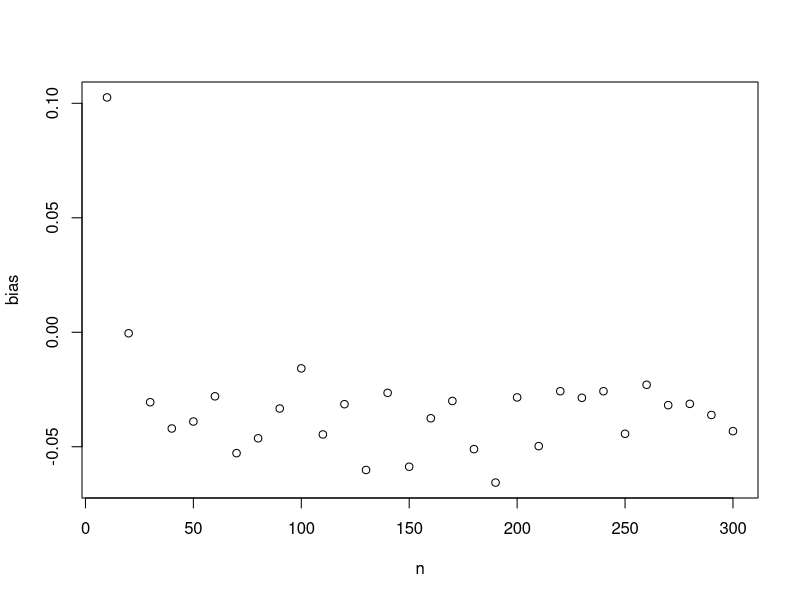
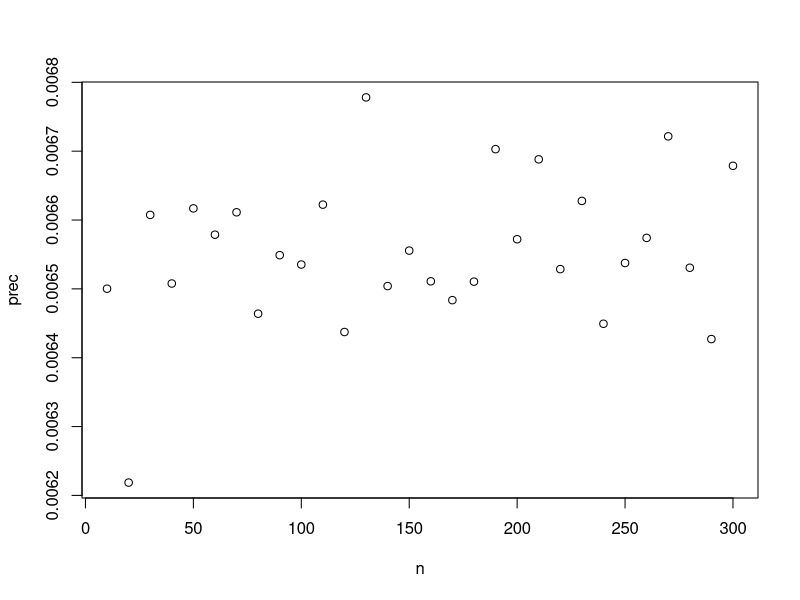

These figures' R source, in order:
## ---- chunk 1
a<-5
b<-0.003
n<-seq(10,300,by=10)
disp<-c(0,1,by=0.1)
combos<-expand.grid(
    n=n,
    disp=disp,
    rep=c(1:100),
    bias=0,
    prec=0)

for(i in 1:nrow(combos))
    {
    tl<-runif(n,800,1200)
    ln_eggs<-rnorm(combos$n[i],
        a+b*tl,
        combos$disp[i])
    eggs<- rpois(n,exp(ln_eggs))

    #plot(ln_eggs~tl)
    #plot(eggs~tl)
    fit<-glm(eggs~tl,family="poisson")

    combos$bias[i]<-mean((c(a,b)-coef(fit))/c(a,b))
    combos$prec[i]<-mean(sqrt(diag(vcov(fit)))/c(a,b))# relative std error
    }
library(plyr)   
xx<-ddply(combos,.(n,disp),summarize,
    bias=mean(bias),
    prec=mean(prec))
plot(bias~n,xx,subset=disp==1)
plot(prec~n,xx,subset=disp==1)
    
    
